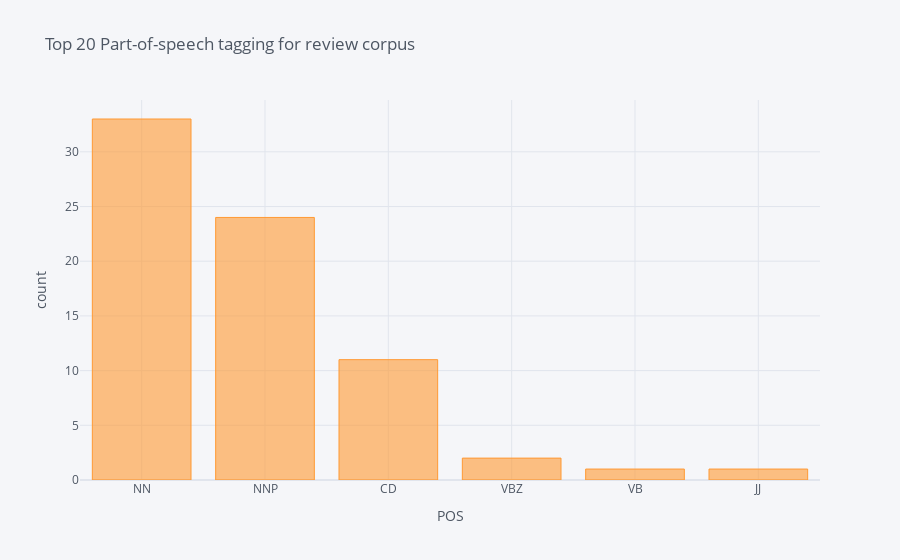

This figure's notebook cell:
### Code cell
# The distribution of top part-of-speech tags of review corpus

blob = TextBlob(str(data['Text']))
pos_df = pd.DataFrame(blob.tags, columns = ['word' , 'pos'])
pos_df = pos_df.pos.value_counts()[:20]
pos_df.iplot(
    kind='bar',
    xTitle='POS',
    yTitle='count', 
    title='Top 20 Part-of-speech tagging for review corpus')

### Figure 1 — Plotly figure (JSON) as saved in the notebook; plotly's stock layout.template omitted (floating-point values rounded to 4 significant figures)
{"data": [{"marker": {"color": "rgba(255, 153, 51, 0.6)", "line": {"color": "rgba(255, 153, 51, 1.0)", "width": 1}}, "name": "pos", "orientation": "v", "text": "", "type": "bar", "x": ["NN", "NNP", "CD", "VBZ", "VB", "JJ"], "y": [33, 24, 11, 2, 1, 1]}], "layout": {"legend": {"bgcolor": "#F5F6F9", "font": {"color": "#4D5663"}}, "paper_bgcolor": "#F5F6F9", "plot_bgcolor": "#F5F6F9", "title": {"font": {"color": "#4D5663"}, "text": "Top 20 Part-of-speech tagging for review corpus"}, "xaxis": {"gridcolor": "#E1E5ED", "showgrid": true, "tickfont": {"color": "#4D5663"}, "title": {"font": {"color": "#4D5663"}, "text": "POS"}, "zerolinecolor": "#E1E5ED"}, "yaxis": {"gridcolor": "#E1E5ED", "showgrid": true, "tickfont": {"color": "#4D5663"}, "title": {"font": {"color": "#4D5663"}, "text": "count"}, "zerolinecolor": "#E1E5ED"}}}
